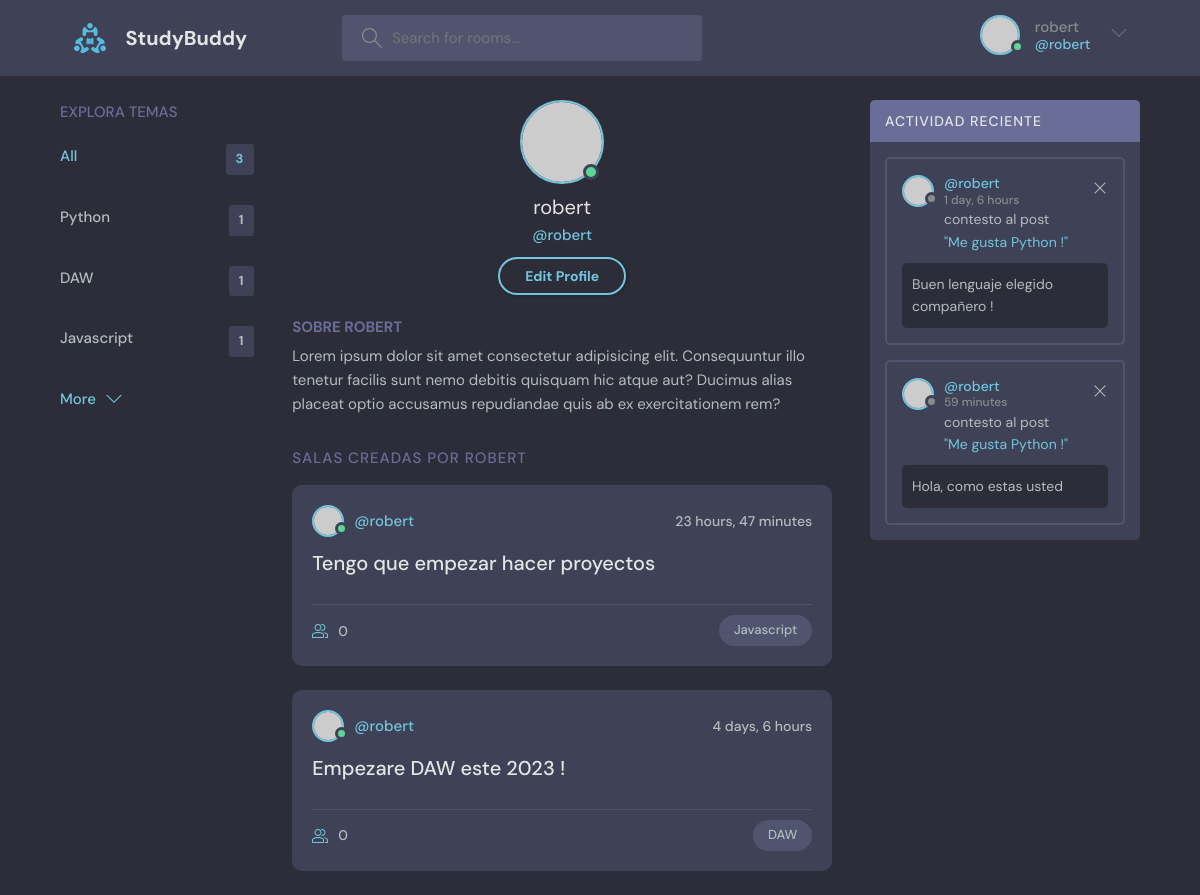
The page /perfil/1 (signed in) on the database its author committed.
### base/models.py (models this page shows)
class Tema(models.Model):
    nombre = models.CharField(max_length=200)
    def __str__(self):
        return self.nombre

class Habitacion(models.Model):
    host = models.ForeignKey(User, on_delete=models.SET_NULL, null=True)
    tema = models.ForeignKey(Tema, on_delete=models.SET_NULL, null=True)
    nombre = models.CharField(max_length=200)
    descripcion = models.TextField(null=True, blank=True)
    participantes = models.ManyToManyField(User, related_name="participantes", blank=True)
    updated = models.DateTimeField(auto_now=True)
    creado = models.DateTimeField(auto_now_add=True) #Este valor solo cambia cuando se INICIA UNA VEZ
    class Meta:
        ordering = ["-updated", "-creado"]
    def __str__(self):
        return self.nombre

class Mensaje(models.Model):
    usuario = models.ForeignKey(User, on_delete=models.CASCADE)
    habitacion = models.ForeignKey(Habitacion, on_delete=models.CASCADE)
    body = models.TextField()
    updated = models.DateTimeField(auto_now=True)
    created = models.DateTimeField(auto_now_add=True)
    def __str__(self):
        return self.body[0:50]

### base/views.py (the view)
# urls.py: path("perfil/<str:pk>", views.PerfilUsuario, name="perfil-usuario"),
def PerfilUsuario(request, pk):
    usuario = User.objects.get(id=pk)
    mensaje_habitacion = usuario.mensaje_set.all()
    temas = Tema.objects.all()
    habitaciones = usuario.habitacion_set.all() #Me da todas las propiedades de habitacion => del usuario
    contexto = {"usuario": usuario, "rooms": habitaciones, "mensajes_habitacion": mensaje_habitacion, "temas": temas}
    return render(request, "perfil.html", contexto)

### templates/perfil.html
{% extends "main.html" %}
  {% block content %}
  <main class="profile-page layout layout--3">
    <div class="container">
      {% include "componente_tema.html" %}
      <div class="roomList">
        <div class="profile">
          <div class="profile__avatar">
            <div class="avatar avatar--large active">
              <img src="https://randomuser.me/api/portraits/men/11.jpg" />
            </div>
          </div>
          <div class="profile__info">
            <h3>{{user.username}}</h3>
            <p>@{{user.username}}</p>
            <a href="edit-user.html" class="btn btn--main btn--pill">Edit Profile</a>
          </div>
          <div class="profile__about">
            <h3>Sobre {{user.username}}</h3>
            <p>
              Lorem ipsum dolor sit amet consectetur adipisicing elit. Consequuntur illo tenetur
              facilis sunt nemo debitis quisquam hic atque aut? Ducimus alias placeat optio
              accusamus repudiandae quis ab ex exercitationem rem?
            </p>
          </div>
        </div>
        <div class="roomList__header">
          <div>
            <h2>Salas creadas por {{user.username}}</a>
            </h2>
          </div>
        </div>
        {% include "componente_lista_habitaciones.html" %}
      </div>
      {% include "componente_actividad.html" %}
    </div>
  </main>
{% endblock content %}

### templates/navbar.html (shortened to what this page needs)
{% load static %}
<header class="header header--loggedIn">
    <div class="container">
      <a href="{% url 'home' %}" class="header__logo">
        <img src="{% static 'imagenes/logo.svg' %}" />
        <h1>StudyBuddy</h1>
      </a>
      <form class="header__search" method="GET" action="{% url 'home' %}">
        <label>
          <input name="q" placeholder="Search for rooms..." />
        </label>
      </form>
      <nav class="header__menu">
        {% if request.user.is_authenticated %}
        <div class="header__user">
          <a href="profile.html">
            <div class="avatar avatar--medium active">
              <img src="https://randomuser.me/api/portraits/men/37.jpg" />
            </div>
            <p>{{request.user.username}} <span>@{{request.user.username}}</span></p>
          </a>
          <button class="dropdown-button">
            <svg version="1.1" xmlns="http://www.w3.org/2000/svg" width="32" height="32" viewBox="0 0 32 32">
              <title>chevron-down</title>
              <path d="M16 21l-13-13h-3l16 16 16-16h-3l-13 13z"></path>
            </svg>
          </button>
        </div>
        {% else %}
        <a href="login-page/">
          <img src="{% static 'imagenes/avatar.svg' %}" />
          <p>Login</p>
        </a>
        {% endif %}
      </nav>
    </div>
  </header>

### templates/componente_tema.html
<div class="topics">
    <div class="topics__header">
      <h2>Explora temas</h2>
    </div>
    <ul class="topics__list">
      <li>
        <a href="{% url 'home' %}" class="active">All <span>{{temas.count}}</span></a>
      </li>
    {% for tema in temas %}
      <li>
        <a href=" ?q={{tema.nombre}}">{{tema}} <span>{{tema.habitacion_set.all.count}}</span></a>
      </li>
    {% endfor %}
    </ul>
    <a class="btn btn--link" href="topics.html">
      More
      <svg version="1.1" xmlns="http://www.w3.org/2000/svg" width="32" height="32" viewBox="0 0 32 32">
        <title>chevron-down</title>
        <path d="M16 21l-13-13h-3l16 16 16-16h-3l-13 13z"></path>
      </svg>
    </a>
  </div>

### templates/componente_lista_habitaciones.html (shortened to what this page needs)
{% for room in rooms %}
<div class="roomListRoom">
    <div class="roomListRoom__header">
      <a href="{% url 'perfil-usuario' room.host.id %}" class="roomListRoom__author">
        <div class="avatar avatar--small active">
          <img src="https://randomuser.me/api/portraits/men/11.jpg" />
        </div>
        <span>@{{room.host.username}}</span>
      </a>
      <div class="roomListRoom__actions">
        <span>{{room.creado|timesince}}</span>
      </div>
    </div>
    <div class="roomListRoom__content">
      <a href="{% url 'room' room.id %}">{{room.nombre}}</a>
    </div>
    <div class="roomListRoom__meta">
      <a href="{% url 'room' room.id %}" class="roomListRoom__joined">
        {{room.participantes.count}}
      </a>
      <p class="roomListRoom__topic">{{room.tema.nombre}}</p>
    </div>
  </div>
{% endfor %}

### templates/componente_actividad.html
<div class="activities">
    <div class="activities__header">
      <h2>Actividad Reciente</h2>
    </div>
    {% for mensaje in mensajes_habitacion %}
    <div class="activities__box">
      <div class="activities__boxHeader roomListRoom__header">
        <a href="{% url 'perfil-usuario' mensaje.usuario.id %}" class="roomListRoom__author">
          <div class="avatar avatar--small">
            <img src="https://randomuser.me/api/portraits/women/11.jpg" />
          </div>
          <p>
            @{{mensaje.usuario.username}}
            <span>{{mensaje.created|timesince}}</span>
          </p>
        </a>
        {% if request.user == mensaje.usuario %}
        <div class="roomListRoom__actions">
          <a href="{% url 'eliminar-mensaje' mensaje.id %}">
            <svg version="1.1" xmlns="http://www.w3.org/2000/svg" width="32" height="32" viewBox="0 0 32 32">
              <title>remove</title>
              <path
                d="M27.314 6.019l-1.333-1.333-9.98 9.981-9.981-9.981-1.333 1.333 9.981 9.981-9.981 9.98 1.333 1.333 9.981-9.98 9.98 9.98 1.333-1.333-9.98-9.98 9.98-9.981z"
              ></path>
            </svg>
          </a>
        </div>
        {% endif %}
      </div>
      <div class="activities__boxContent">
        <p>contesto al post <br>
        <a href="{% url 'room' mensaje.habitacion.id %}">"{{mensaje.habitacion}}"</a></p>
        <div class="activities__boxRoomContent">
          {{mensaje}}
        </div>
      </div>
    </div>
    {% endfor %}
  </div>

### rows shown on the page
Tema: nombre "Python", habitacion_set.all.count "1"
Tema: nombre "DAW", habitacion_set.all.count "1"
Tema: nombre "Javascript", habitacion_set.all.count "1"
Habitacion: host.username "robert", creado "23 hours, 47 minutes", nombre "Tengo que empezar hacer proyectos", participantes.count "0", tema.nombre "Javascript"
Habitacion: host.username "robert", creado "4 days, 6 hours", nombre "Empezare DAW este 2023 !", participantes.count "0", tema.nombre "DAW"
Mensaje: usuario.username "robert", created "1 day, 6 hours", habitacion "Me gusta Python !", body "Buen lenguaje elegido compañero !"
Mensaje: usuario.username "robert", created "59 minutes", habitacion "Me gusta Python !", body "Hola, como estas usted"

### other values the page prints
{{ request.user.username }} "robert"
{{ temas.count }} "3"
{{ user.username }} "robert"
{{ user.username }} "ROBERT"
